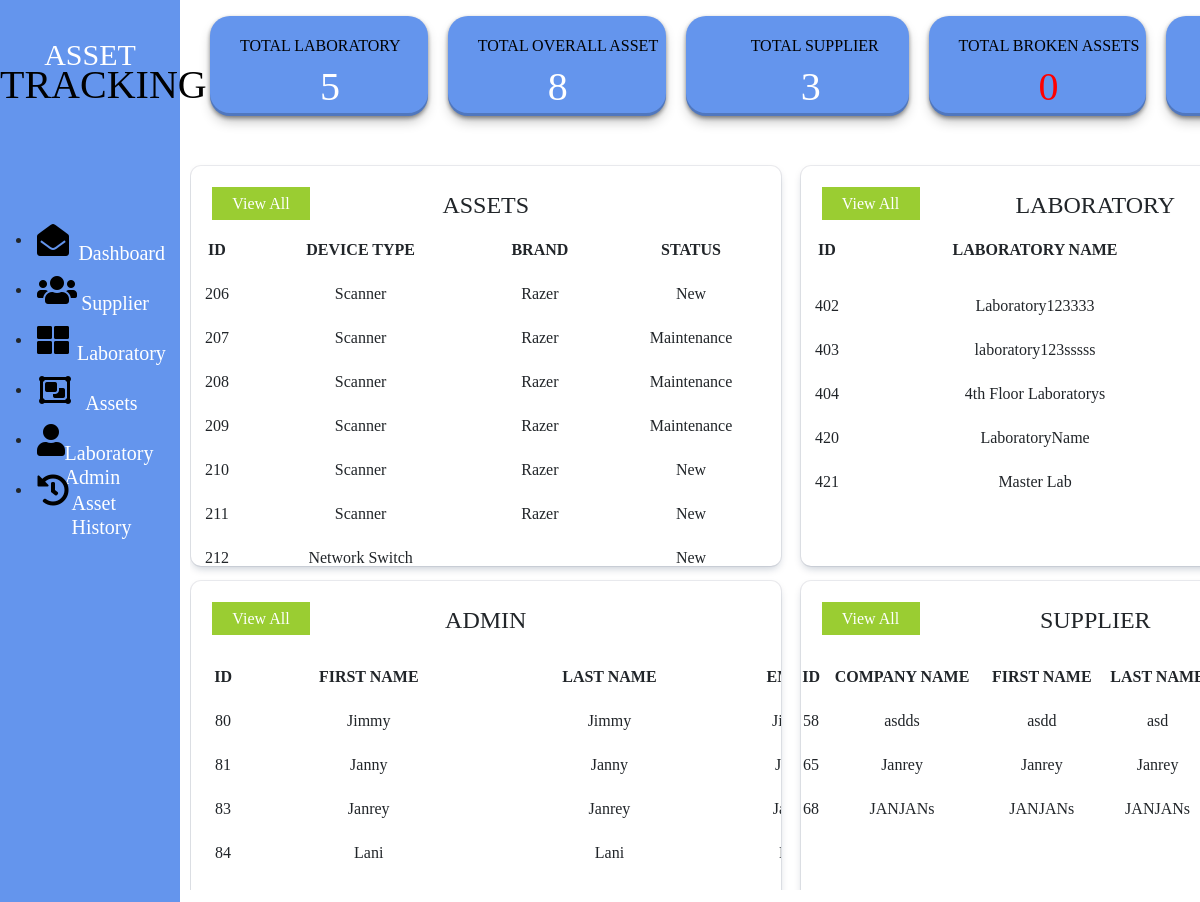
Screenshot of /myDashboard/dashboard.php with the database file from the repository.
### tables this page shows
CREATE TABLE `transaction_table` (
  `trans_id` int(50) NOT NULL,
  `asset_id` int(50) NOT NULL,
  `lab_id` int(50) NOT NULL,
  `sup_id` int(50) NOT NULL,
  `asset_stat` varchar(50) NOT NULL,
  `trans_date` varchar(50) NOT NULL
);

CREATE TABLE `assets` (
  `asset_id` int(50) NOT NULL,
  `asset_brand` varchar(50) NOT NULL,
  `asset_type` varchar(50) NOT NULL,
  `asset_status` varchar(50) NOT NULL,
  `asset_desc` varchar(50) NOT NULL,
  `asset_quant` int(50) NOT NULL,
  `sup_id` int(50) NOT NULL
);

CREATE TABLE `laboratories` (
  `lab_id` int(20) NOT NULL,
  `lab_name` varchar(50) NOT NULL,
  `lab_date` varchar(50) NOT NULL,
  `admin_id` int(50) NOT NULL
);

CREATE TABLE `supplier` (
  `sup_id` int(50) NOT NULL,
  `company_name` varchar(50) NOT NULL,
  `sup_fname` varchar(50) NOT NULL,
  `sup_lname` varchar(50) NOT NULL,
  `contact_num` varchar(50) NOT NULL,
  `email` varchar(50) NOT NULL,
  `address` varchar(200) NOT NULL
);

### myDashboard/dashboard.php (the view, shortened to what this page needs)
<?php
require_once('db_connector.php');
$sqlLab = "SELECT COUNT(*) as name  FROM laboratories";
$sqlAsset = "SELECT COUNT(*) as name  FROM transaction_table";
$sqlBroken = "SELECT COUNT(*) as broken  FROM transaction_table WHERE asset_stat = 'broken'";
$sqlSupp = "SELECT COUNT(*) as fname  FROM supplier";
$result = $connection->query($sqlLab);
$resultAsset = $connection->query($sqlAsset);
$resultBroken = $connection->query($sqlBroken);
$resultSupp = $connection->query($sqlSupp);
if ($result) {
    $row = $result->fetch_assoc();
    $totalCountLab = $row['name'];
}
if ($resultBroken) {
    $row = $resultBroken->fetch_assoc();
    $totalCountBroken = $row['broken'];
}
if ($resultAsset) {
    $row = $resultAsset->fetch_assoc();
    $totalCountAsset = $row['name'];
}
if ($resultSupp) {
    $row = $resultSupp->fetch_assoc();
    $totalCountSupplier = $row['fname'];
}
?>
<?php
    include "templates/header.php";
?>
        <div class="content" id="content">
            <div class="display">
                <div class = "threeMainContainer">
                    <div class = "totalLaboratoryDisplay" id = "totalLaboratoryDisplay">
                        <h6>TOTAL LABORATORY</h6>
                        <div class = "countDisplayLab">
                            <h1><?php echo $totalCountLab; ?></h1>
                        </div>
                    </div>
                    <div class = "totalAssetDisplay" id = "totalAssetDisplay">
                        <h6>TOTAL OVERALL ASSET</h6>
                        <div class = "countDisplayAsset">
                            <h1><?php echo $totalCountAsset; ?></h1>
                        </div>
                    </div>
                    <div class = "totalSupplierDisplay" id = "totalSupplierDisplay">
                        <h6>TOTAL SUPPLIER</h6>
                        <div class = "countDisplaySupp">
                            <h1><?php echo $totalCountSupplier  ; ?></h1>
                        </div>
                    </div>
                    <div class = "totalBrokenDisplay" id = "totalBrokenDisplay">
                        <h6>TOTAL BROKEN ASSETS</h6>
                        <div class = "countDisplayBrok">
                            <h1><?php echo $totalCountBroken; ?></h1>
                        </div>
                    </div>
                    <div class = "totalAdminDisplay" id = "totalAdminDisplay">
                    </div>
                </div>
                    <div class = "dashboardTableContainer">
                        <div class = "totalAssetTableDashboard" id = "totalAssetTableDashboard">
                        <button id = "viewAllAssetDashboard">View All</button>
                        <h4 id = "assetTotalTitleDashboard">ASSETS</h4>
                            <table class = "" >
                                <thead >
                                    <tr id = "dashboardColumn">
                                    <th >ID</th>
                                        <th class = "dashboardColName">DEVICE TYPE</th>
                                        <th class = "dashboardColName">BRAND</th>
                                        <th class = "dashboardColName">STATUS</th>
                                    </tr>
                                </thead>
                                <tbody  >
                                <?php
                                    require_once('db_connector.php');
                                        $sql = "SELECT transaction_table.trans_id as trans_id, transaction_table.asset_id as asset_id, transaction_table.lab_id as lab_id, transaction_table.sup_id as sup_id, transaction_table.asset_stat as asset_status, assets.asset_type as asset_type, assets.asset_quant as asset_quant, assets.asset_brand as asset_brand, assets.asset_desc as asset_desc,  CONCAT(supplier.sup_fname, ' ', supplier.sup_lname) as suplFulName,supplier.company_name as company_name, laboratories.lab_name as assign_lab FROM transaction_table INNER JOIN assets ON transaction_table.asset_id = assets.asset_id INNER JOIN laboratories ON transaction_table.lab_id = laboratories.lab_id INNER JOIN supplier ON transaction_table.sup_id = supplier.sup_id";
                                        $result = $connection->query($sql);
                                        while($row = $result->fetch_assoc()){
                                            echo "
                                            <tbody>
                                                <td id = 'assetDashboardRow'>$row[trans_id]</td>
                                                <td id = 'assetDashboardRow'>$row[asset_type]</td>
                                                <td id = 'assetDashboardRow'>$row[asset_brand]</td>
                                                <td id = 'assetDashboardRow'>$row[asset_status]</td>
                                            ";
                                        }
                                    ?>
                                </tbody>
                            </table>
                        </div>
                        <div class = "totalLaboratoryTableDashboard">
                        <button id = "viewAllAssetDashboard">View All</button>
                        <h4 id = "assetTotalTitleDashboard">LABORATORY</h4>
                            <table class = "laboratoryDashboardDisplay"  id = "" >
                                <thead >
                                    <tr class = "laboratoryColumnMain" id = "dashboardColumn">
                                        <th class = "dashboardColName">ID</th>
                                        <th class = "dashboardColName">LABORATORY NAME</th>
                                    </tr>
                                </thead>
                                        <?php
                                        require_once('db_connector.php');
                                            $sql = "SELECT laboratories.lab_id as lab_id, laboratories.lab_name as lab_name, CONCAT(admins.admin_fname, ' ', admins.admin_lname) as full_name, admins.admin_fname as fname, admins.admin_lname as lname, laboratories.lab_date as lab_date, admins.admin_id as admin_id  FROM laboratories INNER JOIN admins ON laboratories.admin_id = admins.admin_id";
                                            $result = $connection->query($sql);
                                            while($row = $result->fetch_assoc()){
                                                echo "
                                                <tbody >
                                                <tr >
                                                    <td id = 'labDashRow' >$row[lab_id]</td>
                                                    <td  id = 'labDashRow' >$row[lab_name]</td>
                                                    <td id = 'labDashRow' >  $row[full_name]</td>
                                                </tr>
                                                </tbody >
                                                ";
                                            }
                                        ?>
                                </table>
                            </div>
                    </div>
                    <div class = "secondDashboardTableContainer">
                        <div class = "totalAdminTableDashboard">
                            <button id = "viewAllAssetDashboard">View All</button>
                        <h4 id = "assetTotalTitleDashboard">ADMIN</h4>
                            <table class = "adminTableDashboard" >
                                <thead >
                                    <tr class = "dashboardColName"id = "dashboardColumn">
                                        <th class = "dashboardColName" id = "dashboardColName">ID</th>
                                        <th class = "dashboardColName" id = "dashboardColName">FIRST NAME</th>
                                        <th class = "dashboardColName" id = "dashboardColName">LAST NAME</th>
                                        <th class = "dashboardColName" id = "dashboardColName">EMAIL</th>
                                    </tr>
                                </thead>
                                <tbody  >
                                    <?php
                                    require_once('db_connector.php');
                                        $sql = "SELECT * From admins";
                                        $result = $connection->query($sql);
                                        while($row = $result->fetch_assoc()){
                                            echo "
                                            <tbody >
                                                <td  id = 'assetDashboardRow'>$row[admin_id]</td>
                                                <td   id = 'assetDashboardRow'>$row[admin_fname]</td>
                                                <td   id = 'assetDashboardRow'>$row[admin_lname]</td>
                                                <td   id = 'assetDashboardRow'>$row[admin_email]</td>
                                            ";
                                        }
                                    ?>
                                </tbody>
                            </table>
                        </div>
                        <div class = "totalSupplierDashboard"><button id = "viewAllAssetDashboard">View All</button>
                        <h4 id = "assetTotalTitleDashboard">SUPPLIER</h4>
                            <table class = "totalSupplierDashboardTable" >
                                <thead >
                                    <tr class = "suppColDashboard"id = "dashboardColumn">
                                        <th class = "dashboardColName" id = "suppDashCol">ID</th>
                                        <th class = "dashboardColName" id = "suppDashCol">COMPANY NAME</th>
                                        <th class = "dashboardColName" id = "suppDashCol">FIRST NAME</th>
                                        <th class = "dashboardColName" id = "suppDashCol">LAST NAME</th>
                                    </tr>
                                </thead>
                                <tbody  >
                                    <?php
                                    require_once('db_connector.php');
                                        $sql = "SELECT * From supplier";
                                        $result = $connection->query($sql);
                                        while($row = $result->fetch_assoc()){
                                            echo "
                                            <tbody >
                                                <td   id = 'assetDashboardRow'>$row[sup_id]</td>
                                                <td  id = 'assetDashboardRow'>$row[company_name]</td>
                                                <td   id = 'assetDashboardRow'>$row[sup_fname]</td>
                                                <td   id = 'assetDashboardRow'>$row[sup_lname]</td>
                                                <td  id = 'assetDashboardRow'>$row[email]</td>
                                            ";
                                        }
                                    ?>
                                </tbody>
                            </table>
                        </div>
                    </div>
            </div>
        </div>
    </div>
</body>
</html>

### myDashboard/newcss.css (style rules this page uses)
* { padding: 0; margin: 0; position: relative; font-family: 'Times New Roman', Times, serif; }
.content { width: 85%; }
.display { width: 100%; position: fixed; margin-left: 10px; padding-top: 3%; height: 700px; overflow-y: auto; }
.display { height: 890px; }
.threeMainContainer { margin-top: -20px; display: flex; }
.totalLaboratoryDisplay { padding-top: 20px; height: 250px; width: 350px; }
.totalLaboratoryDisplay,.totalAdminDisplay, .totalBrokenDisplay, .totalAssetDisplay, .totalSupplierDisplay { box-shadow: rgba(0, 0, 0, 0.4) 0px 2px 4px, rgba(0, 0, 0, 0.3) 0px 7px 13px -3px, rgba(0, 0, 0, 0.2) 0px -3px 0px inset; border-radius: 20px; padding-top: 20px; height: 100px; margin-left: 20px; padding-left: 30px; width: 250px; background-color: #6495ED; color: black; }
.totalSupplierDisplay { padding-left: 65px; }
.totalAdminDisplay { padding-left: 70px; }
.countDisplayLab,.countDisplayAsset,.countDisplaySupp,.countDisplayBrok,.countDisplayAdm { color: white; }
.countDisplayBrok { color: red; }
.countDisplayLab { margin-left: 80px; }
.countDisplayAsset { margin-left: 70px; }
.countDisplaySupp { margin-left: 50px; }
.countDisplayBrok { margin-left: 80px; }
.dashboardTableContainer { display: flex; width: 100%; }
.totalAssetTableDashboard,.totalLaboratoryTableDashboard,.totalAdminTableDashboard,.totalSupplierDashboard { margin-top: 50px; padding-top: 20px; height: 400px; overflow: hidden; width: 660px; margin-left: 1px; box-shadow: rgba(9, 30, 66, 0.25) 0px 4px 8px -2px, rgba(9, 30, 66, 0.08) 0px 0px 0px 1px; border-radius: 10px; }
#viewAllAssetDashboard { position: relative; height: 35px; width: 100px; border-radius: 0; margin-left: 20px; background-color: yellowgreen; }
#assetTotalTitleDashboard { text-align: center; margin-top: -30px; }
.totalLaboratoryTableDashboard { width: 680px; margin-left: 20px; }
#laboratoryTotalDashboard,.adminTableDashboard { margin-top: 20px; }
.totalAdminTableDashboard, .totalSupplierDashboard { width: 680px; transform: translateY(-35px); }
.totalAssetTableDashboard { width: 680px; }
.adminTableDashboard { background-color: #fff; width: 660px; margin-left: 10px; margin-bottom: 50px; }
.secondDashboardTableContainer { display: flex; }
.totalSupplierDashboard { margin-left: 20px; }
.totalSupplierDashboardTable { margin-top: 20px; background-color: #fff; }
#assetDashboardRow { padding-top: 10px; padding-bottom: 10px; }
.laboratoryColumnMain { transform: translateY(-12px); }
.dashboardColName { padding-top: 10px; padding-bottom: 10px; }
.laboratoryDashboardDisplay { margin-top: 20px; }
#labDashRow { padding-top: 10px; padding-bottom: 10px; }
.display button { background-color: #6495ED; height: 40px; width: 200px; border: 1px solid white; border-radius: 20px; color: white; }
tr { text-align: center; }
table { width: 100%; border-collapse: collapse; }

### rows the page displays
transaction_table: trans_id "206", asset.asset_type "Scanner", asset.asset_brand "Razer", asset_stat "New"
transaction_table: trans_id "207", asset.asset_type "Scanner", asset.asset_brand "Razer", asset_stat "Maintenance"
transaction_table: trans_id "208", asset.asset_type "Scanner", asset.asset_brand "Razer", asset_stat "Maintenance"
transaction_table: trans_id "209", asset.asset_type "Scanner", asset.asset_brand "Razer", asset_stat "Maintenance"
transaction_table: trans_id "210", asset.asset_type "Scanner", asset.asset_brand "Razer", asset_stat "New"
transaction_table: trans_id "211", asset.asset_type "Scanner", asset.asset_brand "Razer", asset_stat "New"
transaction_table: trans_id "212", asset.asset_type "Network Switch", asset_stat "New"
laboratories: lab_id "402", lab_name "Laboratory123333"
laboratories: lab_id "403", lab_name "laboratory123sssss"
laboratories: lab_id "404", lab_name "4th Floor Laboratorys"
laboratories: lab_id "420", lab_name "LaboratoryName"
laboratories: lab_id "421", lab_name "Master Lab"
supplier: sup_id "58", company_name "asdds", sup_fname "asdd", sup_lname "asd"
supplier: sup_id "65", company_name "Janrey", sup_fname "Janrey", sup_lname "Janrey"
supplier: sup_id "68", company_name "JANJANs", sup_fname "JANJANs", sup_lname "JANJANs"

### other values shown
$totalCountLab "5"
$totalCountAsset "8"
$totalCountSupplier "3"
$totalCountBroken "0"
$row[admin_id] "80"
$row[admin_fname] "Jimmy"
$row[admin_lname] "Jimmy"
$row[admin_id] "81"
$row[admin_fname] "Janny"
$row[admin_lname] "Janny"
$row[admin_id] "83"
$row[admin_fname] "Janrey"
$row[admin_lname] "Janrey"
$row[admin_id] "84"
$row[admin_fname] "Lani"
